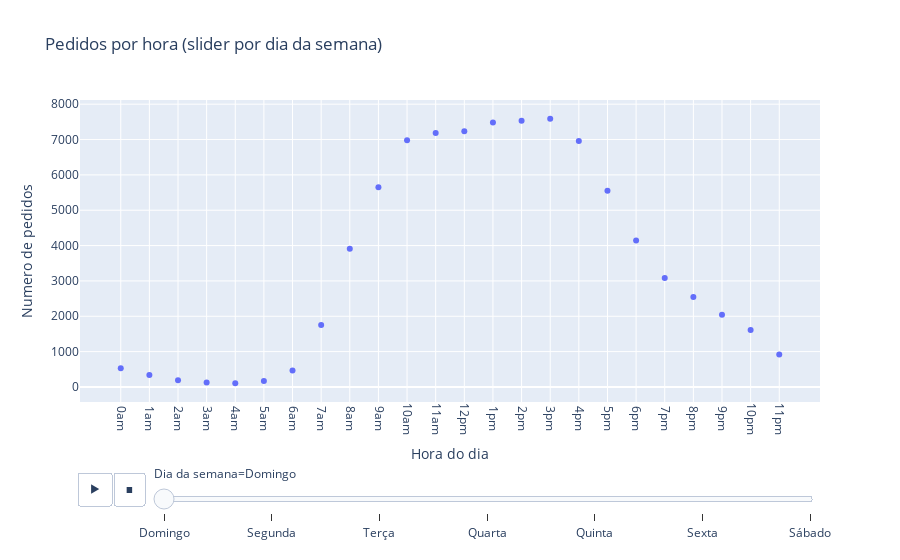

Notebook cell for this chart:
### Code cell
# Dispersao com slider por dia da semana
orders_by_hour_day = (
    df_orders.groupby(["order_dow", "order_hour_of_day"])["order_id"]
    .count()
    .reset_index(name="order_count")
)
orders_by_hour_day["day_name"] = orders_by_hour_day["order_dow"].map(day_names)
orders_by_hour_day["hour_label"] = orders_by_hour_day["order_hour_of_day"].map(
    dict(enumerate(hour_labels))
)
fig = px.scatter(
    orders_by_hour_day,
    x="hour_label",
    y="order_count",
    animation_frame="day_name",
    title="Pedidos por hora (slider por dia da semana)",
    labels={
        "hour_label": "Hora do dia",
        "order_count": "Numero de pedidos",
        "day_name": "Dia da semana",
    },
    category_orders={"day_name": [day_names[i] for i in range(7)]},
)
fig.update_layout(xaxis_tickangle=90)
fig.show()

### Figure 1 — Plotly figure (JSON) as saved in the notebook; plotly's stock layout.template omitted (floating-point values rounded to 4 significant figures)
{"data": [{"hovertemplate": "Dia da semana=Domingo<br>Hora do dia=%{x}<br>Numero de pedidos=%{y}<extra></extra>", "legendgroup": "", "marker": {"color": "#636efa", "symbol": "circle"}, "mode": "markers", "name": "", "orientation": "v", "showlegend": false, "type": "scatter", "x": [" 0am", " 1am", " 2am", " 3am", " 4am", " 5am", " 6am", " 7am", " 8am", " 9am", "10am", "11am", "12pm", " 1pm", " 2pm", " 3pm", " 4pm", " 5pm", " 6pm", " 7pm", " 8pm", " 9pm", "10pm", "11pm"], "xaxis": "x", "y": [533, 337, 188, 128, 108, 171, 463, 1752, 3908, 5650, 6978, 7186, 7231, 7483, 7533, 7585, 6956, 5552, 4142, 3084, 2544, 2043, 1614, 921], "yaxis": "y"}], "layout": {"legend": {"tracegroupgap": 0}, "sliders": [{"active": 0, "currentvalue": {"prefix": "Dia da semana="}, "len": 0.9, "pad": {"b": 10, "t": 60}, "steps": [{"args": [["Domingo"], {"frame": {"duration": 0, "redraw": false}, "fromcurrent": true, "mode": "immediate", "transition": {"duration": 0, "easing": "linear"}}], "label": "Domingo", "method": "animate"}, {"args": [["Segunda"], {"frame": {"duration": 0, "redraw": false}, "fromcurrent": true, "mode": "immediate", "transition": {"duration": 0, "easing": "linear"}}], "label": "Segunda", "method": "animate"}, {"args": [["Terça"], {"frame": {"duration": 0, "redraw": false}, "fromcurrent": true, "mode": "immediate", "transition": {"duration": 0, "easing": "linear"}}], "label": "Terça", "method": "animate"}, {"args": [["Quarta"], {"frame": {"duration": 0, "redraw": false}, "fromcurrent": true, "mode": "immediate", "transition": {"duration": 0, "easing": "linear"}}], "label": "Quarta", "method": "animate"}, {"args": [["Quinta"], {"frame": {"duration": 0, "redraw": false}, "fromcurrent": true, "mode": "immediate", "transition": {"duration": 0, "easing": "linear"}}], "label": "Quinta", "method": "animate"}, {"args": [["Sexta"], {"frame": {"duration": 0, "redraw": false}, "fromcurrent": true, "mode": "immediate", "transition": {"duration": 0, "easing": "linear"}}], "label": "Sexta", "method": "animate"}, {"args": [["Sábado"], {"frame": {"duration": 0, "redraw": false}, "fromcurrent": true, "mode": "immediate", "transition": {"duration": 0, "easing": "linear"}}], "label": "Sábado", "method": "animate"}], "x": 0.1, "xanchor": "left", "y": 0, "yanchor": "top"}], "title": {"text": "Pedidos por hora (slider por dia da semana)"}, "updatemenus": [{"buttons": [{"args": [null, {"frame": {"duration": 500, "redraw": false}, "fromcurrent": true, "mode": "immediate", "transition": {"duration": 500, "easing": "linear"}}], "label": "&#9654;", "method": "animate"}, {"args": [[null], {"frame": {"duration": 0, "redraw": false}, "fromcurrent": true, "mode": "immediate", "transition": {"duration": 0, "easing": "linear"}}], "label": "&#9724;", "method": "animate"}], "direction": "left", "pad": {"r": 10, "t": 70}, "showactive": false, "type": "buttons", "x": 0.1, "xanchor": "right", "y": 0, "yanchor": "top"}], "xaxis": {"anchor": "y", "domain": [0, 1], "tickangle": 90, "title": {"text": "Hora do dia"}}, "yaxis": {"anchor": "x", "domain": [0, 1], "title": {"text": "Numero de pedidos"}}}}
